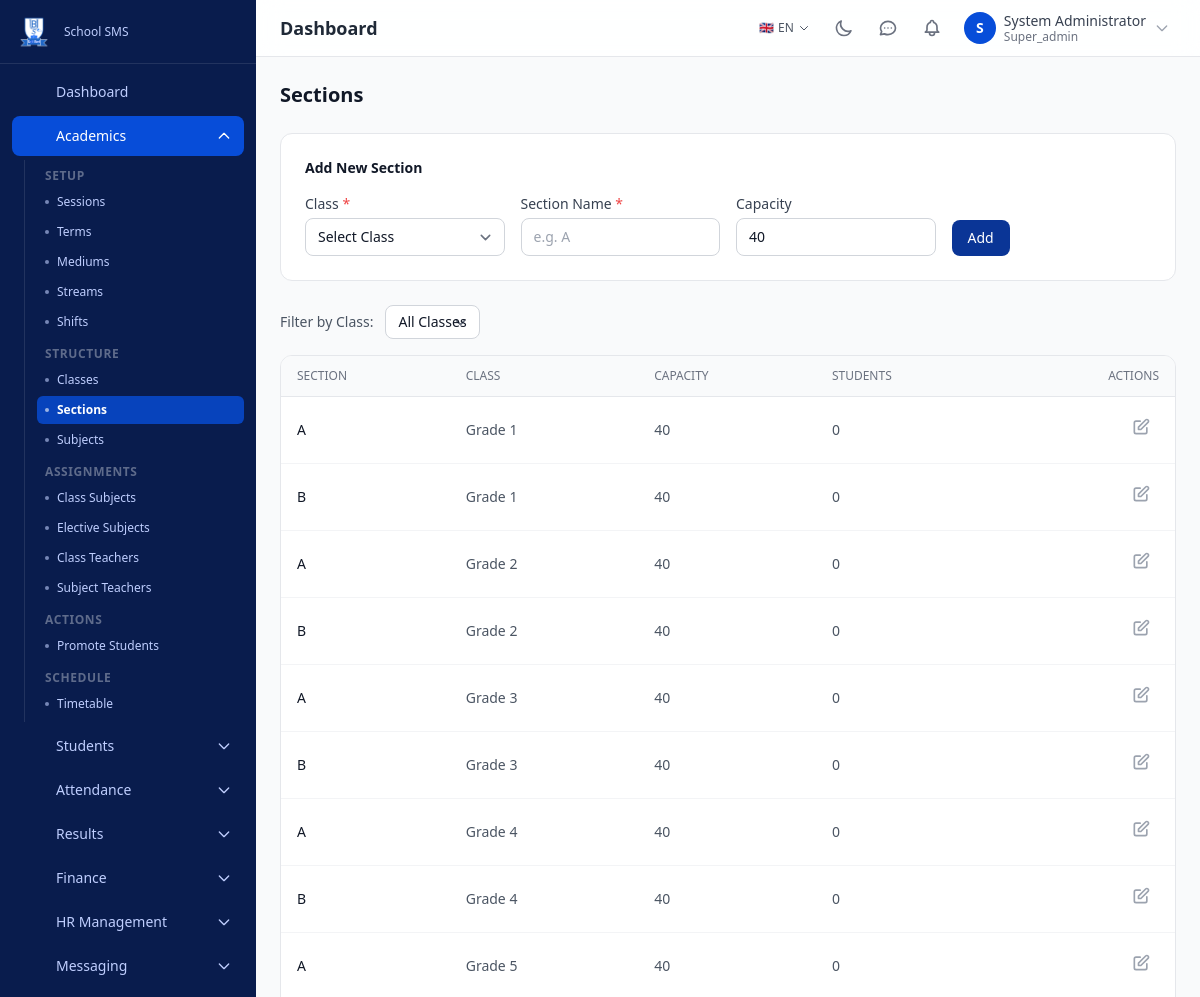
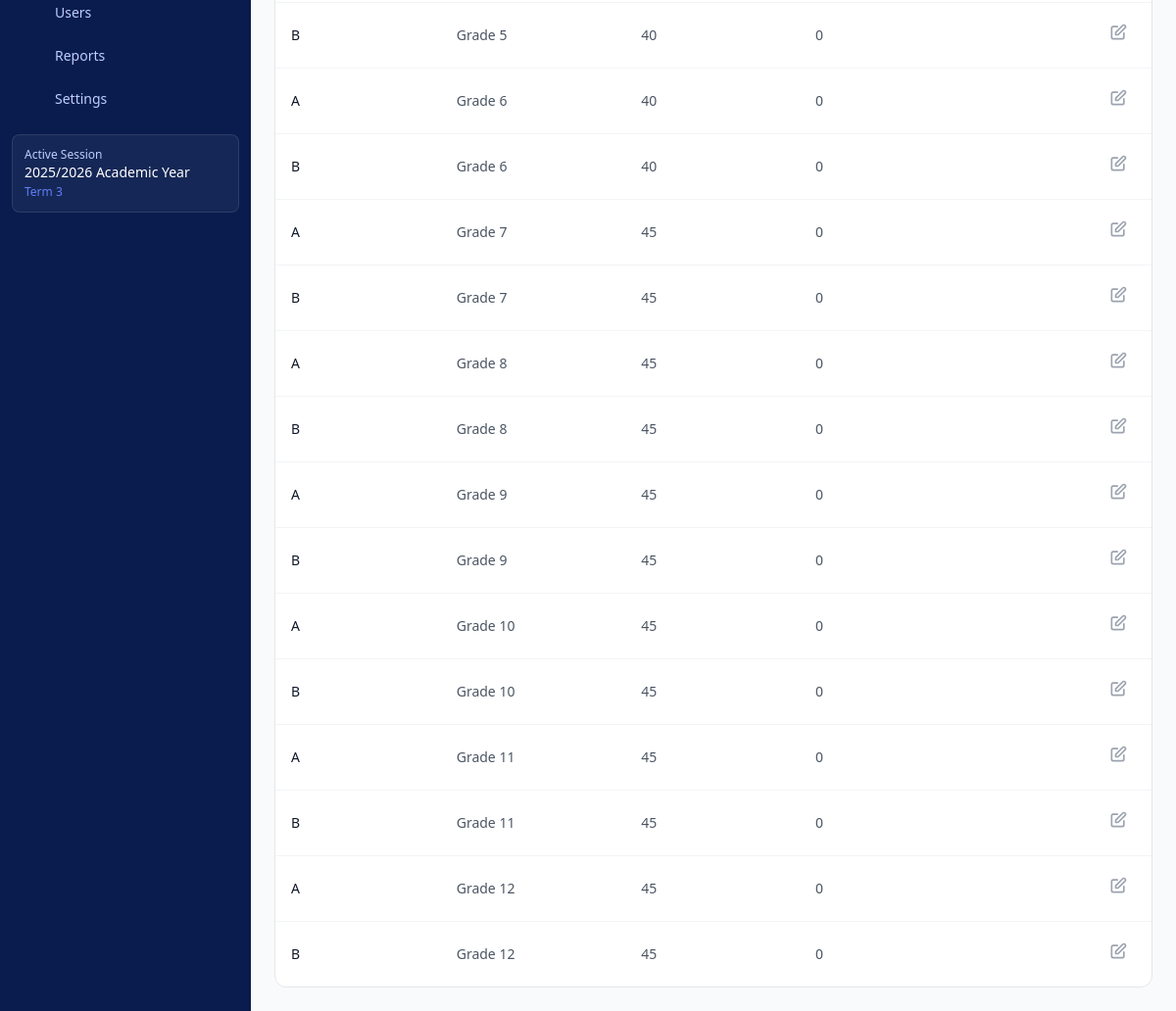
/academics/sections (signed in), run on the app's committed database (2 pictures, top to bottom).
### tables this page shows
CREATE TABLE `academic_sessions` (
    `id` BIGINT UNSIGNED NOT NULL AUTO_INCREMENT,
    `name` VARCHAR(100) NOT NULL,
    `slug` VARCHAR(100) NOT NULL,
    `start_date` DATE NOT NULL,
    `end_date` DATE NOT NULL,
    `is_active` TINYINT(1) NOT NULL DEFAULT 0,
    `created_at` DATETIME NOT NULL DEFAULT CURRENT_TIMESTAMP,
    `updated_at` DATETIME NOT NULL DEFAULT CURRENT_TIMESTAMP ON UPDATE CURRENT_TIMESTAMP,
    PRIMARY KEY (`id`),
    UNIQUE KEY `uk_sessions_slug` (`slug`),
    INDEX `idx_sessions_active` (`is_active`)
);

CREATE TABLE `terms` (
    `id` BIGINT UNSIGNED NOT NULL AUTO_INCREMENT,
    `session_id` BIGINT UNSIGNED NOT NULL,
    `name` VARCHAR(100) NOT NULL,
    `slug` VARCHAR(100) NOT NULL,
    `start_date` DATE NOT NULL,
    `end_date` DATE NOT NULL,
    `is_active` TINYINT(1) NOT NULL DEFAULT 0,
    `sort_order` INT UNSIGNED NOT NULL DEFAULT 0,
    `created_at` DATETIME NOT NULL DEFAULT CURRENT_TIMESTAMP,
    `updated_at` DATETIME NOT NULL DEFAULT CURRENT_TIMESTAMP ON UPDATE CURRENT_TIMESTAMP,
    PRIMARY KEY (`id`),
    UNIQUE KEY `uk_terms_session_slug` (`session_id`, `slug`),
    INDEX `idx_terms_active` (`is_active`),
    CONSTRAINT `fk_terms_session` FOREIGN KEY (`session_id`) REFERENCES `academic_sessions`(`id`) ON DELETE CASCADE
);

CREATE TABLE `sections` (
    `id` BIGINT UNSIGNED NOT NULL AUTO_INCREMENT,
    `class_id` BIGINT UNSIGNED NOT NULL,
    `name` VARCHAR(50) NOT NULL,
    `capacity` INT UNSIGNED DEFAULT NULL,
    `is_active` TINYINT(1) NOT NULL DEFAULT 1,
    `status` ENUM('active','inactive') NOT NULL DEFAULT 'active',
    `created_at` DATETIME NOT NULL DEFAULT CURRENT_TIMESTAMP,
    `updated_at` DATETIME NOT NULL DEFAULT CURRENT_TIMESTAMP ON UPDATE CURRENT_TIMESTAMP,
    PRIMARY KEY (`id`),
    UNIQUE KEY `uk_sections_class_name` (`class_id`, `name`),
    CONSTRAINT `fk_sections_class` FOREIGN KEY (`class_id`) REFERENCES `classes`(`id`) ON DELETE CASCADE
);

CREATE TABLE `classes` (
    `id` BIGINT UNSIGNED NOT NULL AUTO_INCREMENT,
    `name` VARCHAR(100) NOT NULL,
    `slug` VARCHAR(100) NOT NULL,
    `numeric_name` INT UNSIGNED DEFAULT NULL,
    `description` VARCHAR(255) DEFAULT NULL,
    `medium_id` BIGINT UNSIGNED DEFAULT NULL,
    `stream_id` BIGINT UNSIGNED DEFAULT NULL,
    `shift_id` BIGINT UNSIGNED DEFAULT NULL,
    `sort_order` INT UNSIGNED NOT NULL DEFAULT 0,
    `is_active` TINYINT(1) NOT NULL DEFAULT 1,
    `status` ENUM('active','inactive') NOT NULL DEFAULT 'active',
    `created_at` DATETIME NOT NULL DEFAULT CURRENT_TIMESTAMP,
    `updated_at` DATETIME NOT NULL DEFAULT CURRENT_TIMESTAMP ON UPDATE CURRENT_TIMESTAMP,
    PRIMARY KEY (`id`),
    UNIQUE KEY `uk_classes_slug` (`slug`),
    INDEX `idx_classes_medium` (`medium_id`),
    INDEX `idx_classes_stream` (`stream_id`),
    INDEX `idx_classes_shift` (`shift_id`),
    CONSTRAINT `fk_classes_medium` FOREIGN KEY (`medium_id`) REFERENCES `mediums`(`id`) ON DELETE SET NULL,
    CONSTRAINT `fk_classes_stream` FOREIGN KEY (`stream_id`) REFERENCES `streams`(`id`) ON DELETE SET NULL,
    CONSTRAINT `fk_classes_shift` FOREIGN KEY (`shift_id`) REFERENCES `shifts`(`id`) ON DELETE SET NULL
);

### modules/academics/views/sections.php (the view, shortened to what the rows shown need)
<?php
$filterClass = input_int('class_id');
$where = $filterClass ? "WHERE s.class_id = {$filterClass}" : '';
$sections = db_fetch_all("
    SELECT s.*, c.name AS class_name,
           (SELECT COUNT(*) FROM enrollments e WHERE e.section_id = s.id AND e.status = 'active') AS student_count
    FROM sections s
    JOIN classes c ON c.id = s.class_id
    {$where}
    ORDER BY c.sort_order ASC, s.name ASC
");
$editId  = input_int('edit');
$editing = $editId ? db_fetch_one("SELECT * FROM sections WHERE id = ?", [$editId]) : null;
?>
<div class="max-w-4xl mx-auto">
    <h1 class="text-xl font-bold text-gray-900 dark:text-dark-text mb-6">Sections</h1>
    <div class="bg-white dark:bg-dark-card rounded-xl border border-gray-200 dark:border-dark-border p-6 mb-6">
        <h2 class="text-sm font-semibold text-gray-900 dark:text-dark-text mb-4"><?= $editing ? 'Edit Section' : 'Add New Section' ?></h2>
    </div>
    <div class="bg-white dark:bg-dark-card rounded-xl border border-gray-200 dark:border-dark-border overflow-hidden">
        <div class="overflow-x-auto"><table class="w-full">
            <thead class="bg-gray-50 dark:bg-dark-bg border-b">
                <tr>
                    <th class="px-4 py-3 text-left text-xs font-medium text-gray-500 dark:text-dark-muted uppercase">Section</th>
                    <th class="px-4 py-3 text-left text-xs font-medium text-gray-500 dark:text-dark-muted uppercase">Class</th>
                    <th class="px-4 py-3 text-left text-xs font-medium text-gray-500 dark:text-dark-muted uppercase">Capacity</th>
                    <th class="px-4 py-3 text-left text-xs font-medium text-gray-500 dark:text-dark-muted uppercase">Students</th>
                    <th class="px-4 py-3 text-right text-xs font-medium text-gray-500 dark:text-dark-muted uppercase">Actions</th>
                </tr>
            </thead>
            <tbody class="divide-y divide-gray-100 dark:divide-dark-border">
                <?php foreach ($sections as $s): ?>
                    <tr class="hover:bg-gray-50 dark:bg-dark-bg">
                        <td class="px-4 py-3 text-sm font-medium text-gray-900 dark:text-dark-text"><?= e($s['name']) ?></td>
                        <td class="px-4 py-3 text-sm text-gray-600 dark:text-dark-muted"><?= e($s['class_name']) ?></td>
                        <td class="px-4 py-3 text-sm text-gray-600 dark:text-dark-muted"><?= $s['capacity'] ?></td>
                        <td class="px-4 py-3 text-sm text-gray-600 dark:text-dark-muted"><?= $s['student_count'] ?></td>
                        <td class="px-4 py-3 text-right">
                            <a href="<?= url('academics', 'sections') ?>&edit=<?= $s['id'] ?>" class="p-2 text-gray-400 dark:text-gray-500 hover:text-yellow-600 rounded inline-block" title="Edit">
                                <svg class="w-5 h-5" fill="none" stroke="currentColor" viewBox="0 0 24 24"><path stroke-linecap="round" stroke-linejoin="round" stroke-width="2" d="M11 5H6a2 2 0 00-2 2v11a2 2 0 002 2h11a2 2 0 002-2v-5m-1.414-9.414a2 2 0 112.828 2.828L11.828 15H9v-2.828l8.586-8.586z"/></svg>
                            </a>
                        </td>
                    </tr>
                <?php endforeach; ?>
            </tbody>
        </table>
    </div></div>
</div>
<?php
require APP_ROOT . '/templates/layout.php';

### templates/partials/sidebar.php (shortened to what the rows shown need)
<aside id="sidebar" class="fixed inset-y-0 left-0 z-40 w-64 bg-sidebar-bg dark:bg-gray-950 sidebar-transition transform -translate-x-full lg:translate-x-0 overflow-y-auto no-print">
    <?php $activeSession = get_active_session(); ?>
    <?php if ($activeSession): ?>
    <div class="mx-3 mb-4 p-3 rounded-lg bg-white/5 border border-white/10">
        <p class="text-xs text-sidebar-text">Active Session</p>
        <p class="text-sm text-white font-medium"><?= e($activeSession['name']) ?></p>
        <?php $activeTerm = get_active_term(); if ($activeTerm): ?>
        <p class="text-xs text-primary-400 mt-0.5"><?= e($activeTerm['name']) ?></p>
        <?php endif; ?>
    </div>
    <?php endif; ?>
</aside>

### data on the page
academic_sessions: name "2025/2026 Academic Year"
terms: name "Term 3"
sections: name "A", class.name "Grade 1", capacity "40", student_count "0"
sections: name "B", class.name "Grade 1", capacity "40", student_count "0"
sections: name "A", class.name "Grade 2", capacity "40", student_count "0"
sections: name "B", class.name "Grade 2", capacity "40", student_count "0"
sections: name "A", class.name "Grade 3", capacity "40", student_count "0"
sections: name "B", class.name "Grade 3", capacity "40", student_count "0"
sections: name "A", class.name "Grade 4", capacity "40", student_count "0"
sections: name "B", class.name "Grade 4", capacity "40", student_count "0"
sections: name "A", class.name "Grade 5", capacity "40", student_count "0"
sections: name "B", class.name "Grade 5", capacity "40", student_count "0"
sections: name "A", class.name "Grade 6", capacity "40", student_count "0"
sections: name "B", class.name "Grade 6", capacity "40", student_count "0"
sections: name "A", class.name "Grade 7", capacity "45", student_count "0"
sections: name "B", class.name "Grade 7", capacity "45", student_count "0"
sections: name "A", class.name "Grade 8", capacity "45", student_count "0"
sections: name "B", class.name "Grade 8", capacity "45", student_count "0"
sections: name "A", class.name "Grade 9", capacity "45", student_count "0"
sections: name "B", class.name "Grade 9", capacity "45", student_count "0"
sections: name "A", class.name "Grade 10", capacity "45", student_count "0"
sections: name "B", class.name "Grade 10", capacity "45", student_count "0"
sections: name "A", class.name "Grade 11", capacity "45", student_count "0"
sections: name "B", class.name "Grade 11", capacity "45", student_count "0"
sections: name "A", class.name "Grade 12", capacity "45", student_count "0"
sections: name "B", class.name "Grade 12", capacity "45", student_count "0"

### other printed values
$item['label'] "Dashboard"
$item['label'] "Academics"
$groupLabel "SETUP"
$child['label'] "Sessions"
$child['label'] "Terms"
$child['label'] "Mediums"
$child['label'] "Streams"
$child['label'] "Shifts"
$groupLabel "STRUCTURE"
$child['label'] "Classes"
$child['label'] "Sections"
$child['label'] "Subjects"
$groupLabel "ASSIGNMENTS"
$child['label'] "Class Subjects"
$child['label'] "Elective Subjects"
